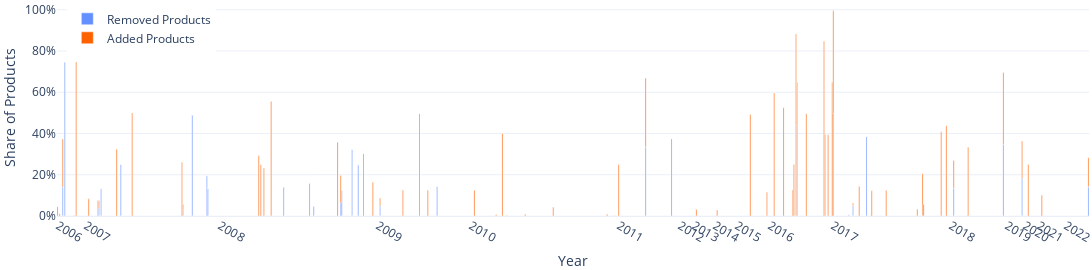

Notebook source saved alongside this figure:
### Code cell
fig = px.bar(
    df_diff.rename(columns={'removed_products': 'Removed Products', 'added_products': 'Added Products'}),
    x='new_revision',
    y=['Removed Products', 'Added Products'],
    labels={'value': 'Share of Products', 'new_revision': 'Year', 'variable': ''},
)
committer_date_x_axis(fig, column='new_revision')
percentage_y_axis(fig)
style_bar(fig)
show(fig, 'products', height=default_height)

### Figure 1 — Plotly figure (JSON) as saved in the notebook; plotly's stock layout.template omitted (floating-point values rounded to 4 significant figures; data arrays with more than 128 entries replaced by an {"elided": "..."} marker saying what was removed)
{"data": [{"alignmentgroup": "True", "hovertemplate": "=Removed Products<br>Year=%{x}<br>Share of Products=%{y}<extra></extra>", "legendgroup": "Removed Products", "marker": {"color": "#648FFF", "pattern": {"shape": ""}}, "name": "Removed Products", "offsetgroup": "Removed Products", "orientation": "v", "showlegend": true, "textposition": "auto", "type": "bar", "x": {"elided": "995 str values"}, "xaxis": "x", "y": {"elided": "995 float values"}, "yaxis": "y"}, {"alignmentgroup": "True", "hovertemplate": "=Added Products<br>Year=%{x}<br>Share of Products=%{y}<extra></extra>", "legendgroup": "Added Products", "marker": {"color": "#FE6100", "pattern": {"shape": ""}}, "name": "Added Products", "offsetgroup": "Added Products", "orientation": "v", "showlegend": true, "textposition": "auto", "type": "bar", "x": {"elided": "995 str values"}, "xaxis": "x", "y": {"elided": "995 float values"}, "yaxis": "y"}], "layout": {"bargap": 0, "barmode": "relative", "height": 270, "legend": {"title": {"text": ""}, "tracegroupgap": 0, "x": 0.01, "xanchor": "left", "y": 0.98, "yanchor": "top"}, "margin": {"b": 0, "l": 0, "r": 0, "t": 0}, "width": 1500, "xaxis": {"anchor": "y", "domain": [0, 1], "ticktext": [2006, 2007, 2008, 2009, 2010, 2011, 2012, 2013, 2014, 2015, 2016, 2017, 2018, 2019, 2020, 2021, 2022], "tickvals": ["20061010230047-cba9ef552", "20070104164449-bfe1950c6", "20080105042641-5fee2e1a7", "20090122142714-f6107c7e8", "20100106085449-839fd7107", "20110118135248-3b5acaa43", "20120108164437-d45efd3a9", "20130106193050-cd776cf96", "20140110162615-1bdbf2645", "20150130171238-1cbe93cf4", "20160102011832-dbf5a6da6", "20170103122952-c6725b0af", "20180104102751-a034cab09", "20190106201216-4bdc914ff", "20200129135636-eb7f9acda", "20210101190828-5f2e00f66", "20220101135734-5f6817020"], "title": {"text": "Year"}}, "yaxis": {"anchor": "x", "domain": [0, 1], "tickformat": ",.0%", "title": {"text": "Share of Products"}}}}
